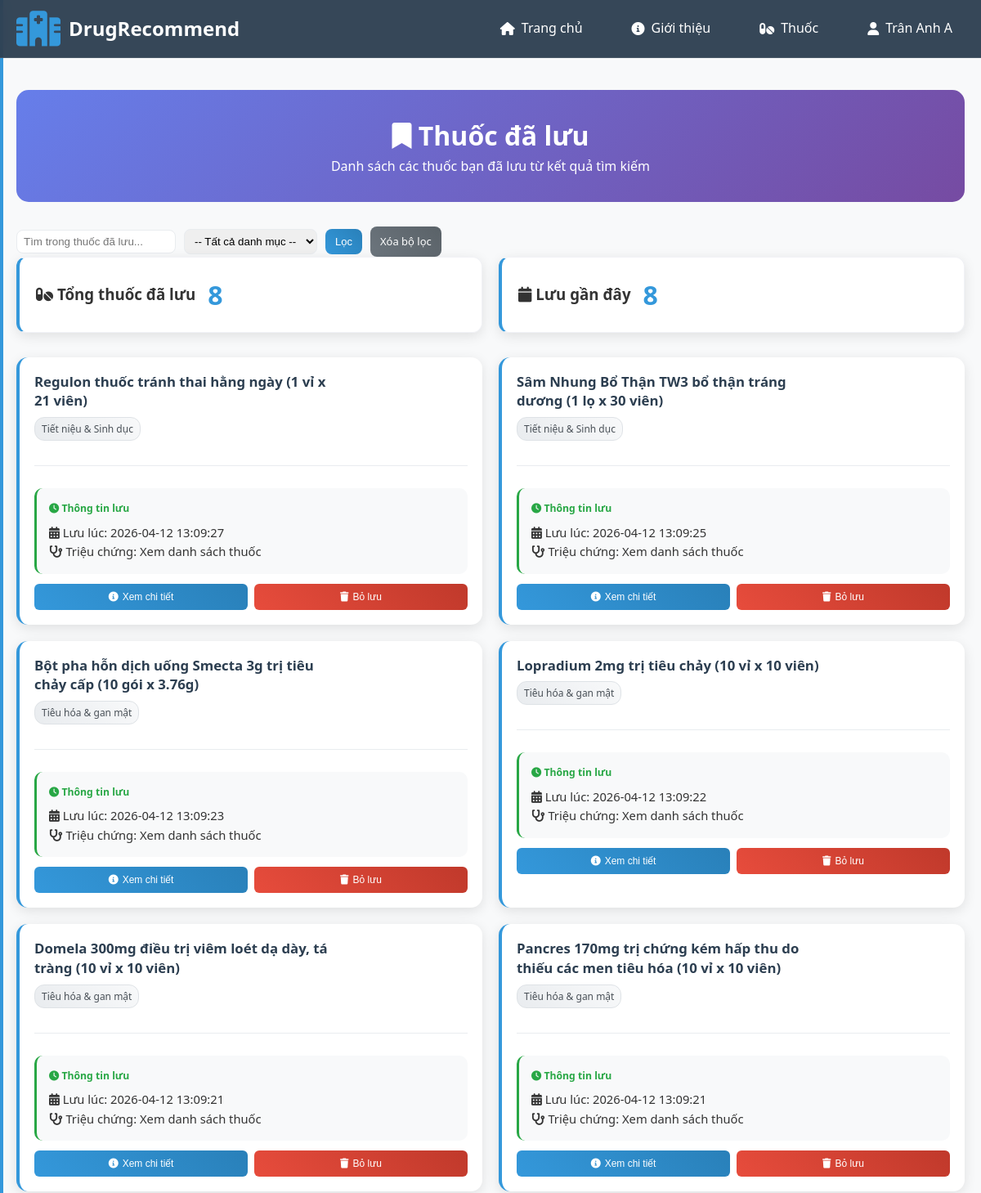
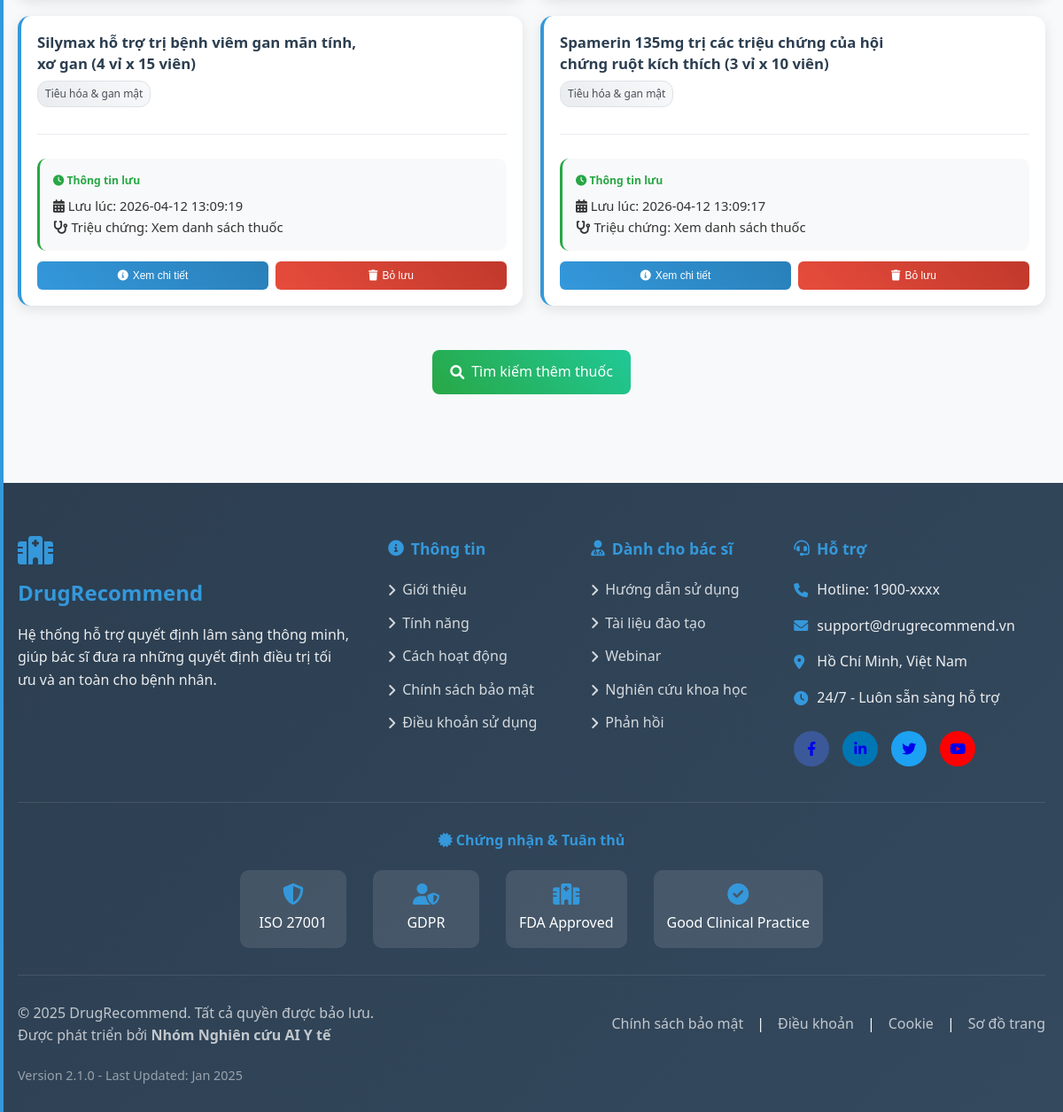
Screenshot of /saved_drugs (signed in) with the database file from the repository (2 pictures, top to bottom).
### tables this page shows
CREATE TABLE saved_drugs (
            id INTEGER PRIMARY KEY AUTOINCREMENT,
            user_id INTEGER NOT NULL,
            drug_index INTEGER NOT NULL,
            drug_name TEXT NOT NULL,
            drug_class TEXT,
            symptoms TEXT,
            score REAL,
            saved_at TIMESTAMP DEFAULT CURRENT_TIMESTAMP,
            notes TEXT,
            FOREIGN KEY (user_id) REFERENCES users (id),
            UNIQUE(user_id, drug_index)
        );

### app.py (the view)
@app.route('/saved_drugs')
@login_required
def saved_drugs_page():
    try:
        user_id = session['user_id']
        print(f"Loading saved drugs for user_id: {user_id}")  # Debug log
        saved_drugs = get_saved_drugs(user_id)
        print(f"Found {len(saved_drugs)} saved drugs")  # Debug log
        for drug in saved_drugs:
            print(f"Processing drug: {drug}")  # Debug log
            try:
                detailed_info = engine.get_enhanced_drug_info(drug['drug_index'])
                if 'error' not in detailed_info:
                    drug.update(detailed_info)
                    print(f"Updated drug info successfully")  # Debug log
                else:
                    print(f"Error getting drug info: {detailed_info}")  # Debug log
            except Exception as e:
                print(f"Exception getting drug info: {e}")  # Debug log
                pass  # Giữ thông tin cơ bản nếu không lấy được chi tiết
        saved_search = request.args.get('search', '')
        saved_category = request.args.get('category', '')
        if saved_search:
            saved_drugs = [d for d in saved_drugs if saved_search.lower() in (str(d.get('drug_name','')).lower() or '')]
        if saved_category:
            saved_drugs = [d for d in saved_drugs if saved_category.lower() in (str(d.get('drug_class','')).lower() or '')]
        saved_categories = sorted(list({str(d.get('drug_class','')).strip() for d in get_saved_drugs(user_id) if d.get('drug_class')}))
        user = {
            'user_id': session['user_id'],
            'username': session['username'],
            'full_name': session['full_name'],
            'role': session['role']
        }
        print(f"Rendering template with {len(saved_drugs)} drugs")  # Debug log
        return render_template('saved_drugs.html',
                             saved_drugs=saved_drugs,
                             user=user,
                             saved_categories=saved_categories,
                             selected_saved_category=saved_category,
                             saved_search=saved_search)
    except Exception as e:
        print(f"Error in saved_drugs_page: {e}")  # Debug log
        flash(f'Lỗi tải danh sách thuốc: {str(e)}', 'error')
        return redirect(url_for('index'))

### app.py (called while the page is built)
def login_required(f):
    @wraps(f)
    def decorated_function(*args, **kwargs):
        if 'user_id' not in session:
            flash('Vui lòng đăng nhập để truy cập.', 'warning')
            return redirect(url_for('login'))
        return f(*args, **kwargs)
    return decorated_function

    def get_enhanced_drug_info(self, idx):
        if self.data_final is None or idx >= len(self.data_final):
            return {'error': 'Không tìm thấy thuốc'}
        row = self.data_final.iloc[idx]
        return self._get_drug_info(idx, row)

### init.py (called while the page is built)
def get_db():
    conn = sqlite3.connect(DB_PATH)
    conn.row_factory = sqlite3.Row
    return conn

def get_saved_drugs(user_id):
    conn = get_db()
    saved_drugs = conn.execute('''
        SELECT * FROM saved_drugs
        WHERE user_id = ?
        ORDER BY saved_at DESC
    ''', (user_id,)).fetchall()
    conn.close()
    return [dict(drug) for drug in saved_drugs]

### templates/saved_drugs.html (shortened to what this page needs)
{% extends "layout/base.html" %}
{% block extra_css %}
{{ super() }}
<link rel="stylesheet" href="{{ url_for('static', filename='css/saved_drugs.css') }}">
{% endblock %}
{% block content %}
<div class="saved-container">
    <div class="saved-header">
        <h1><i class="fas fa-bookmark"></i> Thuốc đã lưu</h1>
        <p>Danh sách các thuốc bạn đã lưu từ kết quả tìm kiếm</p>
    </div>
    <div class="saved-filters" style="margin-top:12px;">
        <form method="GET" style="display:flex;gap:10px;align-items:center;flex-wrap:wrap">
            <input type="text" name="search" placeholder="Tìm trong thuốc đã lưu..." value="{{ saved_search or '' }}" style="padding:6px 8px;">
            <select name="category" style="padding:6px 8px;">
                <option value="">-- Tất cả danh mục --</option>
            </select>
            <button class="btn btn-primary" type="submit">Lọc</button>
            <a href="{{ url_for('saved_drugs_page') }}" class="btn btn-secondary">Xóa bộ lọc</a>
        </form>
    </div>
    <div class="saved-stats">
        <div class="stat-card">
            <h3><i class="fas fa-pills"></i> Tổng thuốc đã lưu</h3>
            <div class="stat-value">{{ saved_drugs|length }}</div>
        </div>
        <div class="stat-card">
            <h3><i class="fas fa-calendar"></i> Lưu gần đây</h3>
            <div class="stat-value">
                {% set recent_count = saved_drugs|selectattr('saved_at')|list|length %}
                {{ recent_count }}
            </div>
        </div>
    </div>
    {% if saved_drugs %}
        <div class="saved-drugs-grid">
            {% for drug in saved_drugs %}
            <div class="saved-drug-card">
                <div class="drug-header">
                    <div class="drug-summary">
                        <div class="drug-name">{{ drug.drug_name }}</div>
                        <div class="drug-meta">
                            <span class="drug-class">{{ drug.drug_class or 'Tổng hợp' }}</span>
                        </div>
                    </div>
                </div>
                <div class="saved-info">
                    <h5><i class="fas fa-clock"></i> Thông tin lưu</h5>
                    <div class="saved-date">
                        <i class="fas fa-calendar-alt"></i>
                        Lưu lúc: {{ drug.saved_at }}
                    </div>
                    {% if drug.symptoms %}
                    <div class="symptoms-used">
                        <i class="fas fa-stethoscope"></i>
                        Triệu chứng: {{ drug.symptoms }}
                    </div>
                    {% endif %}
                </div>
                <div class="drug-actions">
                    <button class="btn btn-primary drug-detail-btn"
                            data-drug-index="{{ drug.drug_index }}"
                            data-drug-name="{{ drug.drug_name }}">
                        <i class="fas fa-info-circle"></i> Xem chi tiết
                    </button>
                    <button class="btn btn-danger drug-remove-btn"
                            data-drug-index="{{ drug.drug_index }}"
                            data-drug-name="{{ drug.drug_name }}">
                        <i class="fas fa-trash"></i> Bỏ lưu
                    </button>
                </div>
            </div>
            {% endfor %}
        </div>
    {% endif %}
    {% if saved_drugs %}
    <div style="text-align: center; margin-top: 30px;">
        <a href="{{ url_for('index') }}" class="back-to-search">
            <i class="fas fa-search"></i> Tìm kiếm thêm thuốc
        </a>
    </div>
    {% endif %}
</div>
{% endblock %}

### static/css/style.css (style rules this page uses)
* { margin: 0; padding: 0; box-sizing: border-box; }
html, body { margin: 0; padding: 0; width: 100%; overflow-x: hidden; font-family: 'Segoe UI', Tahoma, Geneva, Verdana, sans-serif; line-height: 1.6; color: #333; scroll-behavior: smooth; }
body { background: #f8f9fa; min-height: 100vh; display: flex; flex-direction: column; }
.drug-header { display: flex; justify-content: space-between; align-items: flex-start; gap: 20px; margin-bottom: 20px; padding-bottom: 15px; border-bottom: 2px solid #f1f2f6; }
.drug-summary { flex: 1; min-width: 0; max-width: calc(100% - 160px); }
.drug-name { font-size: 1.5em; font-weight: bold; color: #2c3e50; margin-bottom: 12px; word-wrap: break-word; overflow-wrap: break-word; hyphens: auto; line-height: 1.3; }
.drug-meta { display: flex; gap: 10px; margin-bottom: 15px; flex-wrap: wrap; align-items: center; }
.drug-class { background: linear-gradient(45deg, #e9ecef, #f8f9fa); color: #495057; padding: 6px 12px; border-radius: 15px; font-size: 12px; font-weight: 500; border: 1px solid #dee2e6; }
.btn { padding: 12px 20px; border: none; border-radius: 8px; cursor: pointer; font-size: 14px; display: flex; align-items: center; gap: 8px; transition: all 0.3s ease; font-weight: 500; }
.btn-primary { background: linear-gradient(45deg, #3498db, #2980b9); color: white; }
.btn-secondary { background: linear-gradient(45deg, #6c757d, #5a6268); color: white; }
.stat-card { background: white; padding: 25px; border-radius: 12px; box-shadow: 0 4px 15px rgba(0,0,0,0.08); display: flex; align-items: center; gap: 15px; transition: all 0.3s ease; border: 1px solid #f1f2f6; }

### rows the page displays
saved_drugs: drug_name "Regulon thuốc tránh thai hằng ngày (1 vỉ x 21 viên)", drug_class "Tiết niệu & Sinh dục", saved_at "2026-04-12 13:09:27", symptoms "Xem danh sách thuốc"
saved_drugs: drug_name "Sâm Nhung Bổ Thận TW3 bổ thận tráng dương (1 lọ x 30 viên)", drug_class "Tiết niệu & Sinh dục", saved_at "2026-04-12 13:09:25", symptoms "Xem danh sách thuốc"
saved_drugs: drug_name "Bột pha hỗn dịch uống Smecta 3g trị tiêu chảy cấp (10 gói x 3.76g)", drug_class "Tiêu hóa & gan mật", saved_at "2026-04-12 13:09:23", symptoms "Xem danh sách thuốc"
saved_drugs: drug_name "Lopradium 2mg trị tiêu chảy (10 vỉ x 10 viên)", drug_class "Tiêu hóa & gan mật", saved_at "2026-04-12 13:09:22", symptoms "Xem danh sách thuốc"
saved_drugs: drug_name "Domela 300mg điều trị viêm loét dạ dày, tá tràng (10 vỉ x 10 viên)", drug_class "Tiêu hóa & gan mật", saved_at "2026-04-12 13:09:21", symptoms "Xem danh sách thuốc"
saved_drugs: drug_name "Pancres 170mg trị chứng kém hấp thu do thiếu các men tiêu hóa (10 vỉ x 10 viên)", drug_class "Tiêu hóa & gan mật", saved_at "2026-04-12 13:09:21", symptoms "Xem danh sách thuốc"
saved_drugs: drug_name "Silymax hỗ trợ trị bệnh viêm gan mãn tính, xơ gan (4 vỉ x 15 viên)", drug_class "Tiêu hóa & gan mật", saved_at "2026-04-12 13:09:19", symptoms "Xem danh sách thuốc"
saved_drugs: drug_name "Spamerin 135mg trị các triệu chứng của hội chứng ruột kích thích (3 vỉ x 10 viên)", drug_class "Tiêu hóa & gan mật", saved_at "2026-04-12 13:09:17", symptoms "Xem danh sách thuốc"

### other values shown
{{ user.full_name }} "Trân Anh A"
{{ saved_drugs|length }} "8"
{{ recent_count }} "8"
